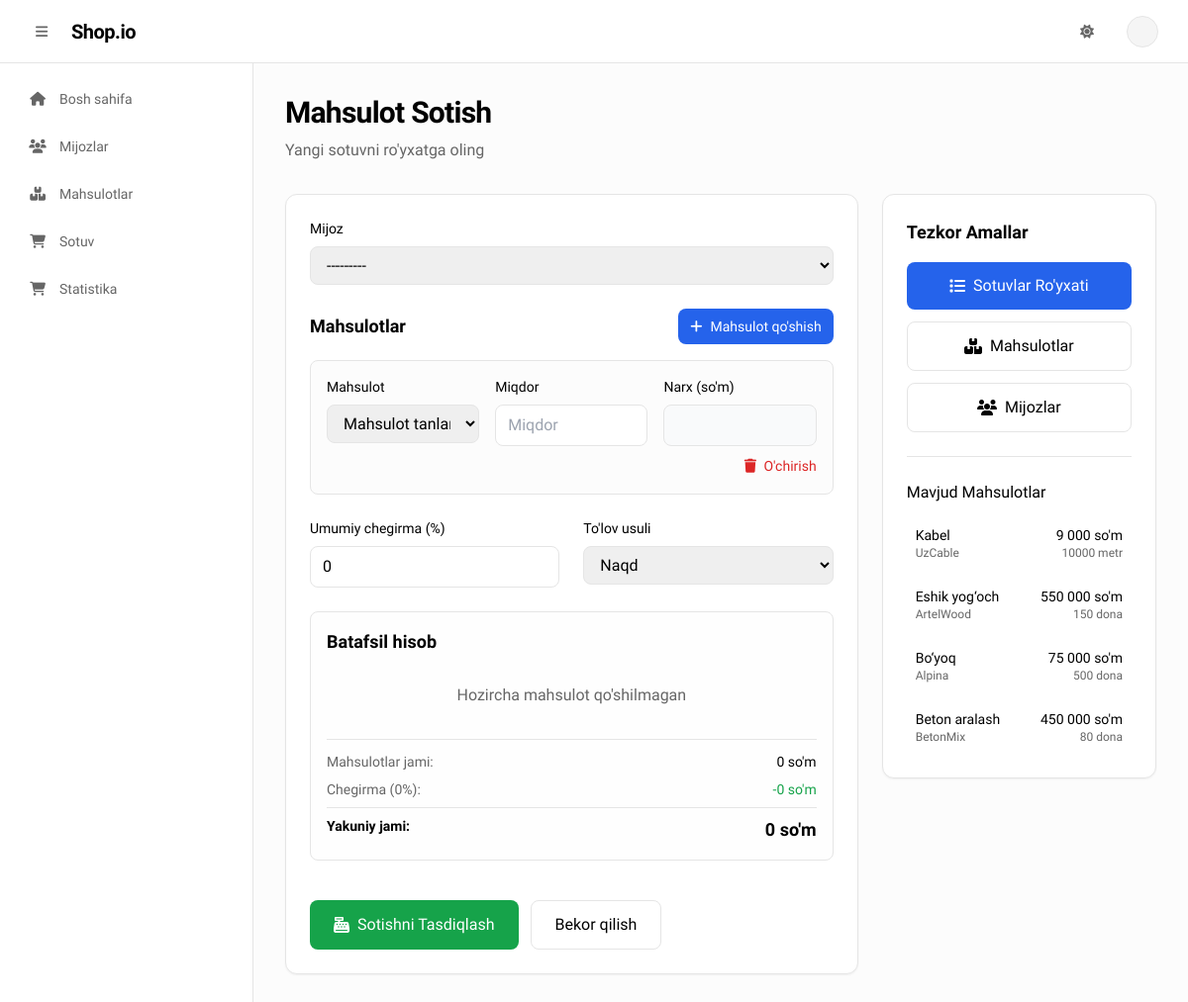
Screenshot of /sell/create/ (signed in) with the database file from the repository.
### products/models.py (models this page shows, shortened)
class Product(models.Model):
    UNIT_CHOICES = [
        ('kg', 'Kilogramm'),
        ('dona', 'Dona'),
        ('kub', 'Kub'),
        ('litr', 'Litr'),
        ('metr', 'Metr'),
    ]
    name = models.CharField(max_length=200, verbose_name="Mahsulot nomi")
    brand = models.CharField(max_length=100, verbose_name="Brend")
    price = models.DecimalField(max_digits=10, decimal_places=2, verbose_name="Narx")
    quantity = models.DecimalField(max_digits=10, decimal_places=2, verbose_name="Miqdor")
    unit = models.CharField(max_length=10, choices=UNIT_CHOICES, verbose_name="Oʻlchov birligi")
    created_at = models.DateTimeField(auto_now_add=True)
    updated_at = models.DateTimeField(auto_now=True)
    class Meta:
        verbose_name = "Mahsulot"
        verbose_name_plural = "Mahsulotlar"

### sell/views.py (the view)
# urls.py: path('create/', sale_create, name='sale_create'),
@login_required
def sale_create(request):
    if request.method == 'POST':
        form = SaleForm(request.POST)
        if form.is_valid():
            try:
                sale_data = form.cleaned_data
                client = sale_data['client']
                discount = sale_data['discount']
                payment_method = sale_data['payment_method']
                product_ids = request.POST.getlist('product')
                quantities = request.POST.getlist('quantity')
                unit_prices = request.POST.getlist('unit_price')
                print(f"DEBUG POST: products={product_ids}, quantities={quantities}, unit_prices={unit_prices}")
                total_final_price = Decimal('0')
                saved_sales = []
                for i in range(len(product_ids)):
                    if i >= len(quantities) or i >= len(unit_prices):
                        print(f"Skipping item {i}: Lists mismatch")
                        continue
                    product_id = product_ids[i].strip()
                    quantity_str = quantities[i].strip()
                    unit_price_str = unit_prices[i].strip()
                    if not product_id or not quantity_str:
                        print(f"Skipping item {i}: missing product or quantity")
                        continue
                    try:
                        product = Product.objects.get(id=product_id)
                        quantity = Decimal(quantity_str)
                        if quantity <= 0:
                            print(f"Skipping item {i}: quantity <= 0")
                            continue
                        if quantity > product.quantity:
                            form.add_error(None, f"Mahsulot '{product.name}' uchun yetarli miqdor yo'q. Mavjud: {product.quantity}")
                            continue
                        unit_price = Decimal(unit_price_str) if unit_price_str else product.price
                        total_price = quantity * unit_price
                        discount_amount = total_price * (discount / Decimal('100'))
                        final_price = total_price - discount_amount
                        total_final_price += final_price
                        sale = Sale(
                            client=client,
                            product=product,
                            quantity=quantity,
                            unit_price=unit_price,
                            total_price=total_price,
                            discount=discount,
                            final_price=final_price,
                            payment_method=payment_method,
                            seller=request.user
                        )
                        sale.save()  # Model will re-validate and update stock
                        saved_sales.append(sale)
                        print(f"Saved sale {sale.id} for {product.name}")
                    except Product.DoesNotExist:
                        print(f"Item {i}: Product {product_id} not found")
                        form.add_error(None, f"Mahsulot {product_id} topilmadi")
                        continue
                    except ValidationError as ve:
                        print(f"Item {i}: Validation error {ve}")
                        form.add_error(None, str(ve))
                        continue
                    except ValueError:
                        print(f"Item {i}: ValueError in Decimal conversion")
                        form.add_error(None, "Miqdor yoki narx noto'g'ri formatda")
                        continue
                    except Exception as item_error:
                        print(f"Item {i}: Unexpected error {item_error}")
                        form.add_error(None, f"Item {i} saqlashda xato: {str(item_error)}")
                        continue
                if saved_sales:
                    print(f"Successfully saved {len(saved_sales)} sales")
                    return redirect('sale_list')
                else:
                    form.add_error(None, "Hech qanday mahsulot saqlanmadi. Miqdor va mahsulotni tekshiring.")
            except Exception as e:
                print(f"Overall error in sale_create: {e}")
                form.add_error(None, f"Sotuvni saqlashda xatolik: {str(e)}")
        else:
            print("Form invalid:", form.errors)
    else:
        form = SaleForm()
    all_products = Product.objects.filter(quantity__gt=0).order_by('name')
    recent_products = Product.objects.filter(quantity__gt=0).order_by('-created_at')[:10]
    print(f"DEBUG: Total available products: {all_products.count()}")
    return render(request, 'sell/sale_form.html', {
        'form': form,
        'all_products': all_products,
        'recent_products': recent_products
    })

### clients/models.py (called while the page is built)
    def __str__(self):
        return self.name

### products/templatetags/product_filters.py (called while the page is built)
@register.filter
def format_currency(value):
    try:
        value = float(value)
        formatted = "{:,.0f}".format(value).replace(",", " ")
        return f"{formatted}"
    except (ValueError, TypeError):
        return "0"

### templates/sell/sale_form.html (shortened to what this page needs)
{% extends 'base.html' %}
{% load product_filters %}
{% block content %}
<div class="mb-8">
  <h1 class="font-sans text-3xl font-bold tracking-tight text-foreground">Mahsulot Sotish</h1>
  <p class="text-muted-foreground mt-2">Yangi sotuvni ro'yxatga oling</p>
</div>
<div class="grid grid-cols-1 lg:grid-cols-3 gap-6">
  <div class="lg:col-span-2">
    <div class="bg-background border border-border rounded-xl shadow-sm p-6">
      <form method="post" id="saleForm">
        <div class="space-y-6">
          <div>
            <label for="id_client" class="block text-sm font-medium text-foreground mb-2">
              Mijoz
            </label>
            {{ form.client }}
          </div>
          <div>
            <div class="flex justify-between items-center mb-4">
              <h3 class="text-lg font-semibold text-foreground">Mahsulotlar</h3>
              <button type="button" id="add-item" class="inline-flex items-center px-3 py-2 bg-blue-600 text-white rounded-lg text-sm hover:bg-blue-700 transition-colors">
                <i class="fas fa-plus mr-2"></i> Mahsulot qo'shish
              </button>
            </div>
            <div id="items-container">
              <div class="item-row border border-border rounded-lg p-4 mb-4 bg-muted/30">
                <div class="grid grid-cols-1 md:grid-cols-3 gap-4">
                  <div>
                    <label class="block text-sm font-medium text-foreground mb-2">Mahsulot</label>
                    <select name="product" class="product-select w-full px-3 py-2 border border-border rounded-lg focus:outline-none focus:ring-2 focus:ring-accent focus:border-transparent">
                      <option value="">Mahsulot tanlang...</option>
                    </select>
                  </div>
                  <div>
                    <label class="block text-sm font-medium text-foreground mb-2">Miqdor</label>
                    <input type="number" name="quantity" class="quantity-input w-full px-3 py-2 border border-border rounded-lg focus:outline-none focus:ring-2 focus:ring-accent focus:border-transparent" step="0.01" min="0.01" placeholder="Miqdor">
                  </div>
                  <div>
                    <label class="block text-sm font-medium text-foreground mb-2">Narx (so'm)</label>
                    <input type="number" name="unit_price" class="unit-price-input w-full px-3 py-2 border border-border rounded-lg focus:outline-none focus:ring-2 focus:ring-accent focus:border-transparent dark:bg-muted/10" step="0.01" readonly>
                  </div>
                </div>
                <div class="mt-2 text-right">
                  <button type="button" class="remove-item text-red-600 hover:text-red-800 text-sm">
                    <i class="fas fa-trash mr-1"></i> O'chirish
                  </button>
                </div>
              </div>
            </div>
          </div>
          <div class="grid grid-cols-1 md:grid-cols-2 gap-6">
            <div>
              <label for="id_discount" class="block text-sm font-medium text-foreground mb-2">
                Umumiy chegirma (%)
              </label>
              {{ form.discount }}
            </div>
            <div>
              <label for="id_payment_method" class="block text-sm font-medium text-foreground mb-2">
                To'lov usuli
              </label>
              {{ form.payment_method }}
            </div>
          </div>
          <div class="bg-muted/10 border border-border rounded-lg p-4">
            <h3 class="text-lg font-semibold text-foreground mb-3">Batafsil hisob</h3>
            <div id="items-breakdown" class="space-y-3 mb-4 max-h-60 overflow-y-auto">
            </div>
            <div class="border-t border-border pt-3 space-y-2 text-sm">
              <div class="flex justify-between">
                <span class="text-muted-foreground">Mahsulotlar jami:</span>
                <span class="font-medium" id="subtotal-price">0 so'm</span>
              </div>
              <div class="flex justify-between">
                <span class="text-muted-foreground">Chegirma (<span id="discount-percentage">0</span>%):</span>
                <span class="font-medium text-green-600" id="total-discount-amount">0 so'm</span>
              </div>
              <div class="flex justify-between border-t border-border pt-2">
                <span class="text-foreground font-semibold">Yakuniy jami:</span>
                <span class="text-foreground font-bold text-lg" id="final-total-price">0 so'm</span>
              </div>
            </div>
          </div>
          <div class="flex space-x-3 pt-4">
            <button type="submit" class="inline-flex items-center justify-center px-6 py-3 bg-green-600 text-white rounded-lg font-medium hover:bg-green-700 transition-colors focus:outline-none focus:ring-2 focus:ring-green-500 focus:ring-offset-2">
              <i class="fas fa-cash-register mr-2"></i>
              Sotishni Tasdiqlash
            </button>
            <a href="{% url 'sale_list' %}" class="inline-flex items-center justify-center px-6 py-3 border border-border text-foreground rounded-lg font-medium hover:bg-muted transition-colors focus:outline-none focus:ring-2 focus:ring-accent focus:ring-offset-2">
              Bekor qilish
            </a>
          </div>
        </div>
      </form>
    </div>
  </div>
  <div class="lg:col-span-1">
    <div class="bg-background border border-border rounded-xl shadow-sm p-6">
      <h3 class="text-lg font-semibold text-foreground mb-4">Tezkor Amallar</h3>
      <div class="space-y-3">
        <a href="{% url 'sale_list' %}" class="w-full flex items-center justify-center px-4 py-3 bg-blue-600 text-white rounded-lg font-medium hover:bg-blue-700 transition-colors">
          <i class="fas fa-list mr-2"></i>
          Sotuvlar Ro'yxati
        </a>
        <a href="{% url 'productlist' %}" class="w-full flex items-center justify-center px-4 py-3 border border-border text-foreground rounded-lg font-medium hover:bg-muted transition-colors">
          <i class="fas fa-boxes mr-2"></i>
          Mahsulotlar
        </a>
        <a href="{% url 'clientlist' %}" class="w-full flex items-center justify-center px-4 py-3 border border-border text-foreground rounded-lg font-medium hover:bg-muted transition-colors">
          <i class="fas fa-users mr-2"></i>
          Mijozlar
        </a>
      </div>
      <div class="mt-6 pt-6 border-t border-border">
        <h4 class="font-medium text-foreground mb-3">Mavjud Mahsulotlar</h4>
        <div class="space-y-2 max-h-60 overflow-y-auto">
          {% for product in recent_products %}
          <div class="flex items-center justify-between p-2 rounded-lg hover:bg-muted/50 cursor-pointer border border-transparent hover:border-accent transition-colors"
               onclick="selectProduct({{ product.id }})"
               data-product-id="{{ product.id }}"
               id="product-{{ product.id }}">
            <div>
              <p class="text-sm font-medium text-foreground">{{ product.name }}</p>
              <p class="text-xs text-muted-foreground">{{ product.brand }}</p>
            </div>
            <div class="text-right">
              <p class="text-sm font-medium text-foreground">{{ product.price|format_currency }} so'm</p>
              <p class="text-xs text-muted-foreground">{{ product.quantity|floatformat:0 }} {{ product.unit }}</p>
            </div>
          </div>
          {% empty %}
          <p class="text-sm text-muted-foreground text-center py-4">Mavjud mahsulotlar yo'q</p>
          {% endfor %}
        </div>
      </div>
    </div>
  </div>
</div>
{% endblock %}

### templates/base.html (style rules this page uses)
:root { font-family: "Geist", sans-serif; }

### templates/sell/sale_form.html (style rules this page uses)
.unit-price-input { background-color: #f9fafb; cursor: not-allowed; }
.item-row { transition: all 0.2s ease; }
.remove-item { transition: color 0.2s ease; }
#items-breakdown { scrollbar-width: thin; scrollbar-color: #cbd5e1 #f1f5f9; }

### rows the page displays
Product: name "Kabel", brand "UzCable", price "9 000", quantity "10000", unit "metr"
Product: name "Eshik yog‘och", brand "ArtelWood", price "550 000", quantity "150", unit "dona"
Product: name "Bo‘yoq", brand "Alpina", price "75 000", quantity "500", unit "dona"
Product: name "Beton aralash", brand "BetonMix", price "450 000", quantity "80", unit "dona"
